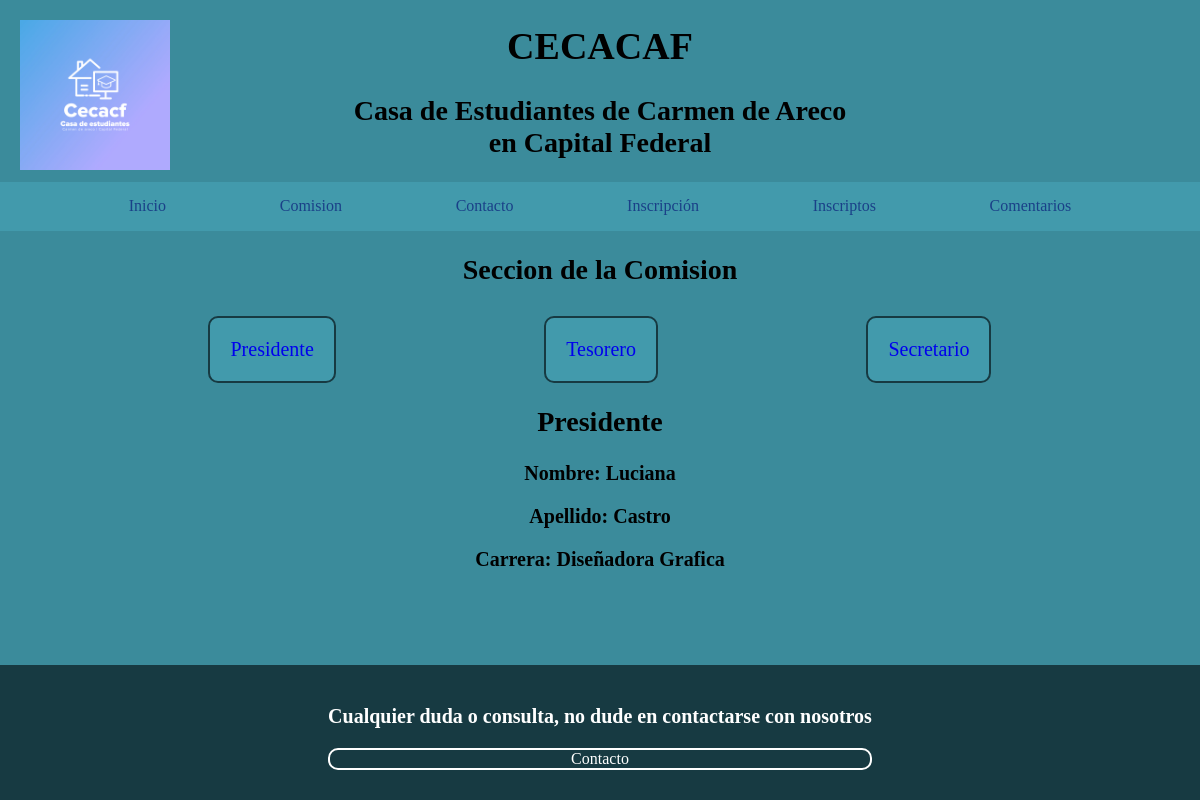
The page /comision.php?rol=0 on the database its author committed.
### tables this page shows
CREATE TABLE IF NOT EXISTS `integrantes` (
  `id_persona` int(11) NOT NULL AUTO_INCREMENT,
  `carrera` varchar(100) NOT NULL,
  `nombre` varchar(50) NOT NULL,
  `apellido` varchar(50) NOT NULL,
  `id_rol` int(11) NOT NULL,
  PRIMARY KEY (`id_persona`),
  KEY `id_rol` (`id_rol`)
);

CREATE TABLE IF NOT EXISTS `rol` (
  `id_rol` int(11) NOT NULL,
  `descripcion` varchar(100) NOT NULL,
  PRIMARY KEY (`id_rol`)
);

### traer-datos-rol.php (called while the page is built, shortened)
<?php
    include('base-datos.php');
    $id_rol = $_GET['rol'];
    $query = "SELECT r.descripcion as descripcion,i.nombre as nombre,i.apellido as apellido,i.carrera as carrera FROM `integrantes` i INNER JOIN rol r on i.id_rol = r.id_rol WHERE i.id_rol = $id_rol";
    $resultado = mysqli_query($conexion, $query);
   if($resultado->num_rows > 0){
        $valores = $resultado->fetch_assoc();
        $nombre = $valores['nombre'];
        $apellido = $valores['apellido'];
        $carrera = $valores['carrera'];
        $rol = $valores['descripcion'];
    }
    ?>

### comision.php (the view, shortened to what this page needs)
<!DOCTYPE html>
<html lang="es">
<head>
        <link rel="stylesheet" href="css/normalize.css">
        <link rel="stylesheet" href="css/styles.css">
</head>
<body>
    <?php include('header.php') ?>
    <div class="contenedor">
        <h2>Seccion de la Comision</h2>
        <div class="">
            <nav class="navegacion-integrante">
                <a href="comision.php?rol=0" class="boton-integrante">Presidente</a>
                <a href="comision.php?rol=1" class="boton-integrante">Tesorero</a>
                <a href="comision.php?rol=2" class="boton-integrante">Secretario</a>
            </nav>
        </div>
    </div>
        <?php
            if(isset($_GET['rol'])){
                include('traer-datos-rol.php');
            }
        ?>
        <main class="contenedor">
            <h2>
                <?php
                    if(isset($_GET['rol'])){
                        echo $rol ;
                    }
                ?>
            </h2>
            <h3>
                <?php
                    if(isset($_GET['rol'])){
                        echo "Nombre: " . $nombre;
                    }
                ?>
            </h3>
            <h3>
                <?php
                    if(isset($_GET['rol'])){
                        echo "Apellido: " . $apellido;
                    }
                ?>
            </h3>
            <h3>
                <?php
                    if(isset($_GET['rol'])){
                        echo "Carrera: " . $carrera;
                    }
                ?>
        </main>
    <?php
        echo '<div class="absolute-footer">';
        include('footer.php');
        echo '</div>';
    ?>
</body>
</html>

### css/styles.css (style rules this page uses)
html { font-size: 62.5%; box-sizing: border-box; }
*,*:before,*:after { box-sizing: inherit; }
body { font-size: 16px; background-color: var(--principal); }
:root { --blanco: #fff; --principal: #3B8B9B ; --secundario: #429AAC; --oscuro: #173A42; }
.contenedor { max-width: 120rem; margin: 0 auto 0 auto; }
h2 { font-size: 2.8rem; }
h3 { font-size: 2rem; }
h1,h2,h3,h4,h5 { text-align: center; }
.navegacion-integrante { display: flex; flex-direction: row; justify-content: space-evenly; text-align: center; margin-top: 3rem; }
.navegacion-integrante a { text-decoration: none; }
.boton-integrante { border: var(--oscuro) .2rem solid; background-color: var(--secundario); border-radius: 1rem; padding: 2rem; font-size: 2rem; font-weight:lighter; }
@media (min-height: 760px) { .absolute-footer { position: absolute; bottom: 0; width:100%; } }

### rows shown on the page
integrantes: id_rol.descripcion "Presidente", nombre "Luciana", apellido "Castro", carrera "Diseñadora Grafica"
